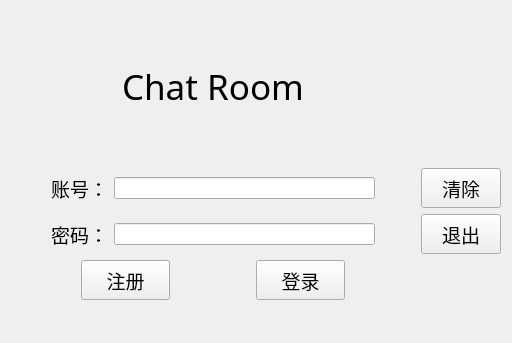
<?xml version="1.0" encoding="UTF-8"?>
<ui version="4.0">
 <class>MainWindow</class>
 <widget class="QMainWindow" name="MainWindow">
  <property name="geometry">
   <rect>
    <x>0</x>
    <y>0</y>
    <width>512</width>
    <height>343</height>
   </rect>
  </property>
  <property name="windowTitle">
   <string>MainWindow</string>
  </property>
  <widget class="QWidget" name="centralWidget">
   <widget class="QWidget" name="gridLayoutWidget">
    <property name="geometry">
     <rect>
      <x>0</x>
      <y>0</y>
      <width>512</width>
      <height>341</height>
     </rect>
    </property>
    <layout class="QGridLayout" name="gridLayout">
     <item row="5" column="0">
      <layout class="QHBoxLayout" name="horizontalLayout_4">
       <item>
        <spacer name="horizontalSpacer">
         <property name="orientation">
          <enum>Qt::Horizontal</enum>
         </property>
         <property name="sizeType">
          <enum>QSizePolicy::Fixed</enum>
         </property>
         <property name="sizeHint" stdset="0">
          <size>
           <width>70</width>
           <height>20</height>
          </size>
         </property>
        </spacer>
       </item>
       <item>
        <widget class="QPushButton" name="btn_set">
         <property name="minimumSize">
          <size>
           <width>0</width>
           <height>40</height>
          </size>
         </property>
         <property name="font">
          <font>
           <family>Agency FB</family>
           <pointsize>14</pointsize>
          </font>
         </property>
         <property name="text">
          <string>注册</string>
         </property>
        </widget>
       </item>
       <item>
        <spacer name="horizontalSpacer_2">
         <property name="orientation">
          <enum>Qt::Horizontal</enum>
         </property>
         <property name="sizeType">
          <enum>QSizePolicy::Fixed</enum>
         </property>
         <property name="sizeHint" stdset="0">
          <size>
           <width>80</width>
           <height>20</height>
          </size>
         </property>
        </spacer>
       </item>
       <item>
        <widget class="QPushButton" name="btn_login">
         <property name="minimumSize">
          <size>
           <width>60</width>
           <height>40</height>
          </size>
         </property>
         <property name="font">
          <font>
           <family>Agency FB</family>
           <pointsize>14</pointsize>
          </font>
         </property>
         <property name="text">
          <string>登录</string>
         </property>
        </widget>
       </item>
       <item>
        <spacer name="horizontalSpacer_4">
         <property name="orientation">
          <enum>Qt::Horizontal</enum>
         </property>
         <property name="sizeType">
          <enum>QSizePolicy::Fixed</enum>
         </property>
         <property name="sizeHint" stdset="0">
          <size>
           <width>70</width>
           <height>20</height>
          </size>
         </property>
        </spacer>
       </item>
      </layout>
     </item>
     <item row="6" column="1">
      <spacer name="horizontalSpacer_3">
       <property name="orientation">
        <enum>Qt::Horizontal</enum>
       </property>
       <property name="sizeType">
        <enum>QSizePolicy::Fixed</enum>
       </property>
       <property name="sizeHint" stdset="0">
        <size>
         <width>40</width>
         <height>20</height>
        </size>
       </property>
      </spacer>
     </item>
     <item row="3" column="1">
      <layout class="QHBoxLayout" name="horizontalLayout_6">
       <item>
        <widget class="QPushButton" name="btn_exit">
         <property name="enabled">
          <bool>true</bool>
         </property>
         <property name="sizePolicy">
          <sizepolicy hsizetype="Fixed" vsizetype="Fixed">
           <horstretch>0</horstretch>
           <verstretch>0</verstretch>
          </sizepolicy>
         </property>
         <property name="minimumSize">
          <size>
           <width>40</width>
           <height>40</height>
          </size>
         </property>
         <property name="font">
          <font>
           <family>Agency FB</family>
           <pointsize>14</pointsize>
          </font>
         </property>
         <property name="text">
          <string>退出</string>
         </property>
        </widget>
       </item>
      </layout>
     </item>
     <item row="3" column="0">
      <layout class="QHBoxLayout" name="horizontalLayout_2">
       <item>
        <spacer name="horizontalSpacer_6">
         <property name="orientation">
          <enum>Qt::Horizontal</enum>
         </property>
         <property name="sizeType">
          <enum>QSizePolicy::Fixed</enum>
         </property>
         <property name="sizeHint" stdset="0">
          <size>
           <width>40</width>
           <height>20</height>
          </size>
         </property>
        </spacer>
       </item>
       <item>
        <widget class="QLabel" name="label">
         <property name="font">
          <font>
           <family>Agency FB</family>
           <pointsize>14</pointsize>
          </font>
         </property>
         <property name="text">
          <string>密码：</string>
         </property>
        </widget>
       </item>
       <item>
        <widget class="QLineEdit" name="lineEdit_pwd">
         <property name="echoMode">
          <enum>QLineEdit::Password</enum>
         </property>
        </widget>
       </item>
       <item>
        <spacer name="horizontalSpacer_7">
         <property name="orientation">
          <enum>Qt::Horizontal</enum>
         </property>
         <property name="sizeType">
          <enum>QSizePolicy::Fixed</enum>
         </property>
         <property name="sizeHint" stdset="0">
          <size>
           <width>40</width>
           <height>20</height>
          </size>
         </property>
        </spacer>
       </item>
      </layout>
     </item>
     <item row="2" column="1">
      <layout class="QHBoxLayout" name="horizontalLayout_5">
       <property name="spacing">
        <number>4</number>
       </property>
       <item>
        <widget class="QPushButton" name="btn_clear">
         <property name="enabled">
          <bool>true</bool>
         </property>
         <property name="sizePolicy">
          <sizepolicy hsizetype="Fixed" vsizetype="Fixed">
           <horstretch>0</horstretch>
           <verstretch>0</verstretch>
          </sizepolicy>
         </property>
         <property name="minimumSize">
          <size>
           <width>40</width>
           <height>40</height>
          </size>
         </property>
         <property name="font">
          <font>
           <family>Agency FB</family>
           <pointsize>14</pointsize>
          </font>
         </property>
         <property name="text">
          <string>清除</string>
         </property>
        </widget>
       </item>
      </layout>
     </item>
     <item row="2" column="0">
      <layout class="QHBoxLayout" name="horizontalLayout">
       <item>
        <spacer name="horizontalSpacer_5">
         <property name="orientation">
          <enum>Qt::Horizontal</enum>
         </property>
         <property name="sizeType">
          <enum>QSizePolicy::Fixed</enum>
         </property>
         <property name="sizeHint" stdset="0">
          <size>
           <width>40</width>
           <height>20</height>
          </size>
         </property>
        </spacer>
       </item>
       <item>
        <widget class="QLabel" name="label_2">
         <property name="font">
          <font>
           <family>Agency FB</family>
           <pointsize>14</pointsize>
          </font>
         </property>
         <property name="text">
          <string>账号：</string>
         </property>
        </widget>
       </item>
       <item>
        <widget class="QLineEdit" name="lineEdit_user"/>
       </item>
       <item>
        <spacer name="horizontalSpacer_8">
         <property name="orientation">
          <enum>Qt::Horizontal</enum>
         </property>
         <property name="sizeType">
          <enum>QSizePolicy::Fixed</enum>
         </property>
         <property name="sizeHint" stdset="0">
          <size>
           <width>40</width>
           <height>20</height>
          </size>
         </property>
        </spacer>
       </item>
      </layout>
     </item>
     <item row="6" column="2">
      <layout class="QVBoxLayout" name="verticalLayout_4"/>
     </item>
     <item row="6" column="0">
      <spacer name="verticalSpacer_2">
       <property name="orientation">
        <enum>Qt::Vertical</enum>
       </property>
       <property name="sizeType">
        <enum>QSizePolicy::Fixed</enum>
       </property>
       <property name="sizeHint" stdset="0">
        <size>
         <width>20</width>
         <height>30</height>
        </size>
       </property>
      </spacer>
     </item>
     <item row="1" column="1">
      <spacer name="verticalSpacer_3">
       <property name="orientation">
        <enum>Qt::Vertical</enum>
       </property>
       <property name="sizeType">
        <enum>QSizePolicy::Fixed</enum>
       </property>
       <property name="sizeHint" stdset="0">
        <size>
         <width>20</width>
         <height>30</height>
        </size>
       </property>
      </spacer>
     </item>
     <item row="1" column="0">
      <layout class="QHBoxLayout" name="horizontalLayout_7">
       <item>
        <spacer name="horizontalSpacer_10">
         <property name="orientation">
          <enum>Qt::Horizontal</enum>
         </property>
         <property name="sizeHint" stdset="0">
          <size>
           <width>40</width>
           <height>20</height>
          </size>
         </property>
        </spacer>
       </item>
       <item>
        <widget class="QLabel" name="label_3">
         <property name="font">
          <font>
           <family>华文行楷</family>
           <pointsize>26</pointsize>
          </font>
         </property>
         <property name="text">
          <string>Chat Room</string>
         </property>
        </widget>
       </item>
       <item>
        <spacer name="horizontalSpacer_9">
         <property name="orientation">
          <enum>Qt::Horizontal</enum>
         </property>
         <property name="sizeHint" stdset="0">
          <size>
           <width>40</width>
           <height>20</height>
          </size>
         </property>
        </spacer>
       </item>
      </layout>
     </item>
    </layout>
   </widget>
  </widget>
 </widget>
 <layoutdefault spacing="6" margin="11"/>
 <resources/>
 <connections/>
</ui>
